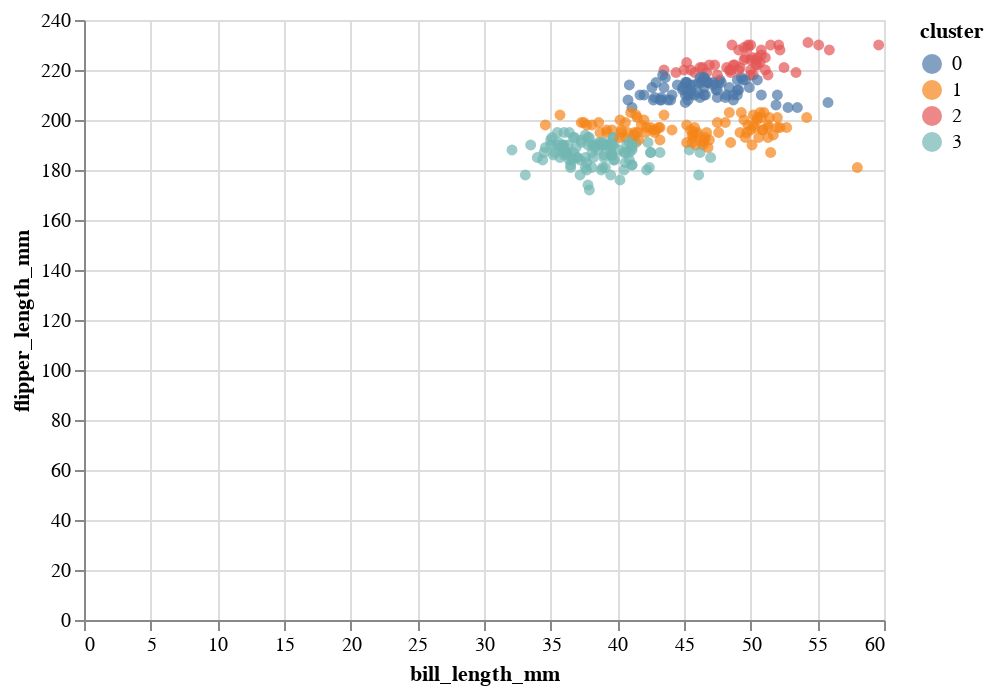

Notebook code cell kept with this figure:
### Markdown cell above
The ordering of the cluster numbers 0,1,2,3 is not significant, so Nominal is by far the best choice of encoding type.

Notice how the clusters seem to be lying in horizontal bands.  Look at the scales of the x-axis and the y-axis.  The data along the x-axis covers about a range of 20, whereas the y-axis data covers a range of about 50.  This difference in magnitude is causing the clusters to lie along horizontal bands.  We will see how to get more appropriate clusterings next week.

### Code cell
alt.Chart(df2).mark_circle().encode(
    x=col0,
    y=col1,
    color="cluster:N"
)

### Figure 1 — Vega-Lite specification as saved in the notebook (floating-point values rounded to 4 significant figures; data arrays with more than 128 entries replaced by an {"elided": "..."} marker saying what was removed)
{"config": {"view": {"continuousWidth": 400, "continuousHeight": 300}}, "data": {"name": "data-2faa197c82bf5362cab7bec0175116fa"}, "mark": "circle", "encoding": {"color": {"field": "cluster", "type": "nominal"}, "x": {"field": "bill_length_mm", "type": "quantitative"}, "y": {"field": "flipper_length_mm", "type": "quantitative"}}, "$schema": "https://vega.github.io/schema/vega-lite/v4.17.0.json", "datasets": {"data-2faa197c82bf5362cab7bec0175116fa": {"elided": "333 records"}}}
